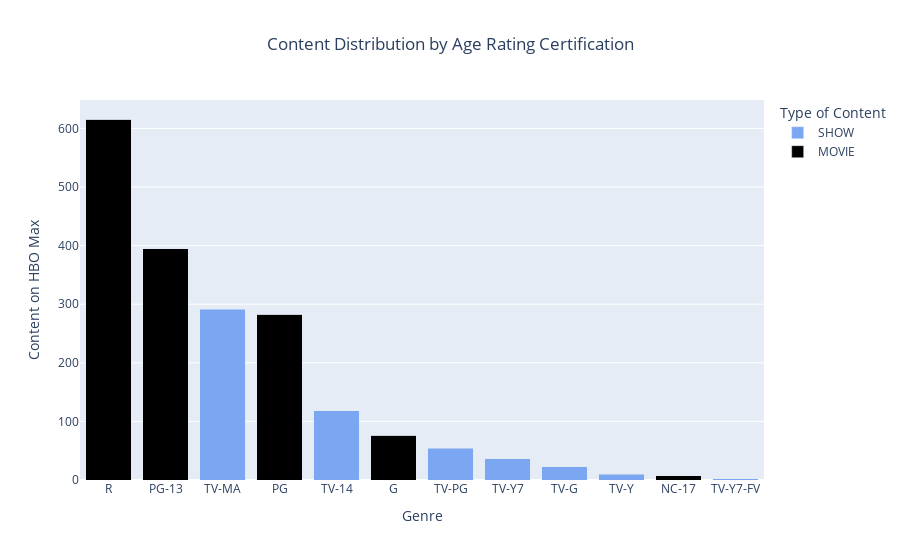

Notebook code for this chart:
### Code cell
fig2 = go.Figure()

fig2.add_trace(go.Bar(
    x=rating_distribution['age_certification'],
    y=rating_distribution['MOVIE'],
    name='MOVIE',
    marker=dict(color='#000000'),

))

fig2.add_trace(go.Bar(
    x=rating_distribution['age_certification'],
    y=rating_distribution['SHOW'],
    name='SHOW',
    marker=dict(color='#7BA7F2'),

))

fig2.update_layout(
    title='Content Distribution by Age Rating Certification',
    xaxis_title='Genre',
    yaxis_title='Content on HBO Max',
    barmode='stack', legend_title = 'Type of Content', title_x = 0.5
)

fig2.show()

### Figure 1 — Plotly figure (JSON) as saved in the notebook; plotly's stock layout.template omitted (floating-point values rounded to 4 significant figures)
{"data": [{"marker": {"color": "#000000"}, "name": "MOVIE", "type": "bar", "x": ["R", "PG-13", "TV-MA", "PG", "TV-14", "G", "TV-PG", "TV-Y7", "TV-G", "TV-Y", "NC-17", "TV-Y7-FV"], "y": [616, 395, 0, 283, 0, 76, 0, 0, 0, 0, 7, 0]}, {"marker": {"color": "#7BA7F2"}, "name": "SHOW", "type": "bar", "x": ["R", "PG-13", "TV-MA", "PG", "TV-14", "G", "TV-PG", "TV-Y7", "TV-G", "TV-Y", "NC-17", "TV-Y7-FV"], "y": [0, 0, 291, 0, 118, 0, 54, 36, 23, 10, 0, 2]}], "layout": {"barmode": "stack", "legend": {"title": {"text": "Type of Content"}}, "title": {"text": "Content Distribution by Age Rating Certification", "x": 0.5}, "xaxis": {"title": {"text": "Genre"}}, "yaxis": {"title": {"text": "Content on HBO Max"}}}}
